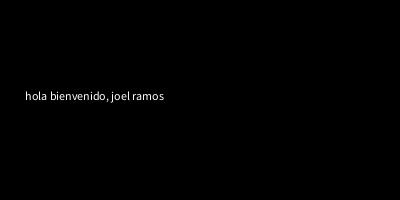
Frame 1 (no input)
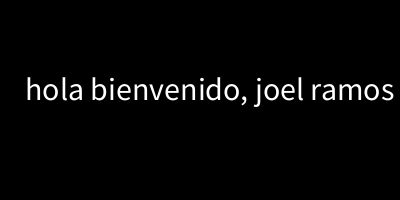
Frame 60 (the mouse pressed at the canvas centre just before this capture)
Frame 120 (the mouse held since frame 60 and released just before this capture): identical to frame 60, image omitted

The Processing sketch that drew these frames (run headless with seeded random() and noise(); from frame 60 on, the mouse is pressed at the canvas centre):

// Processing sketch: ejercicio12
// ── ejercicio12.pde
String texto_consola = "escribe tu nombre:";
String nombre_ingresado = "joel ramos  ";
String mensaje_saludo = "hola bienvenido, ";

void setup() {
  size(400, 200);
  println(texto_consola);
}

void draw() {
  background(0);
  text(mensaje_saludo+nombre_ingresado, 25, 100);
  textSize(32);

}

void keyPressed() {
  nombre_ingresado += key;
  println(nombre_ingresado);
  
  if (key == '\n') {
    mensaje_saludo = "Hola, " + nombre_ingresado + " Bienvenido :D";
    println(mensaje_saludo);
  }
}
